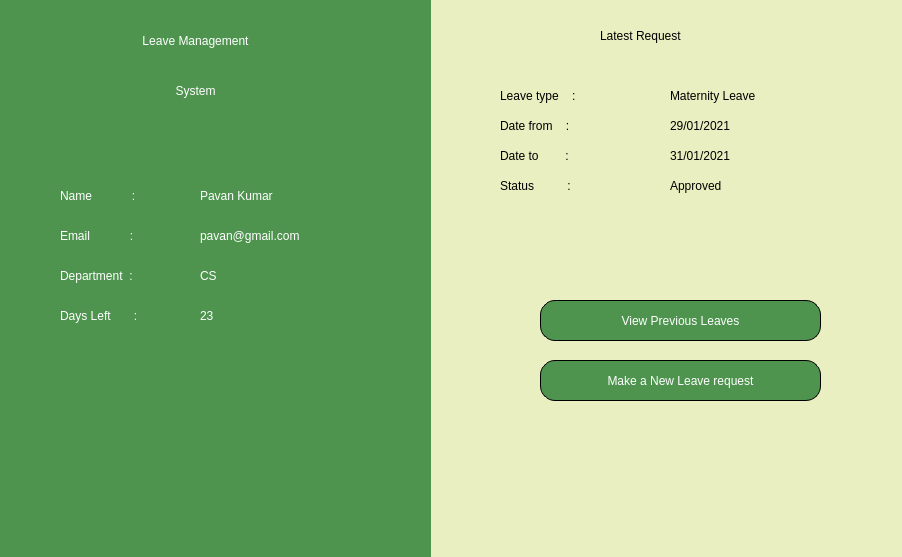
<?xml version="1.0" encoding="UTF-8"?>
<ui version="4.0">
 <class>Dashboard_fac_page</class>
 <widget class="QMainWindow" name="Dashboard_fac_page">
  <property name="geometry">
   <rect>
    <x>0</x>
    <y>0</y>
    <width>902</width>
    <height>557</height>
   </rect>
  </property>
  <property name="windowTitle">
   <string>MainWindow</string>
  </property>
  <property name="styleSheet">
   <string notr="true">background-color: rgb(233, 239, 192);</string>
  </property>
  <widget class="QWidget" name="centralwidget">
   <widget class="Line" name="line">
    <property name="geometry">
     <rect>
      <x>-480</x>
      <y>0</y>
      <width>911</width>
      <height>561</height>
     </rect>
    </property>
    <property name="styleSheet">
     <string notr="true">background-color: rgb(78, 148, 79);</string>
    </property>
    <property name="orientation">
     <enum>Qt::Vertical</enum>
    </property>
   </widget>
   <widget class="QLabel" name="label_7">
    <property name="geometry">
     <rect>
      <x>0</x>
      <y>10</y>
      <width>391</width>
      <height>61</height>
     </rect>
    </property>
    <property name="styleSheet">
     <string notr="true">background-color: rgb(78, 148, 79);
font:14pt &quot;Goudy Old Style&quot;;
font: 75 26pt &quot;Goudy Old Style&quot;;
color: rgb(255, 255, 255);</string>
    </property>
    <property name="text">
     <string>Leave Management</string>
    </property>
    <property name="alignment">
     <set>Qt::AlignCenter</set>
    </property>
   </widget>
   <widget class="QLabel" name="label_8">
    <property name="geometry">
     <rect>
      <x>-10</x>
      <y>60</y>
      <width>411</width>
      <height>61</height>
     </rect>
    </property>
    <property name="styleSheet">
     <string notr="true">background-color: rgb(78, 148, 79);
font:14pt &quot;Goudy Old Style&quot;;
font: 75 26pt &quot;Goudy Old Style&quot;;
color: rgb(255, 255, 255);</string>
    </property>
    <property name="text">
     <string>System</string>
    </property>
    <property name="alignment">
     <set>Qt::AlignCenter</set>
    </property>
   </widget>
   <widget class="QLabel" name="label_9">
    <property name="geometry">
     <rect>
      <x>60</x>
      <y>180</y>
      <width>111</width>
      <height>31</height>
     </rect>
    </property>
    <property name="styleSheet">
     <string notr="true">background-color: rgb(78, 148, 79);
font:bold 14pt &quot;Goudy Old Style&quot;;
color: rgb(255, 255, 255);</string>
    </property>
    <property name="text">
     <string>Name            :</string>
    </property>
    <property name="alignment">
     <set>Qt::AlignLeading|Qt::AlignLeft|Qt::AlignVCenter</set>
    </property>
   </widget>
   <widget class="QLabel" name="Name_lbl">
    <property name="geometry">
     <rect>
      <x>200</x>
      <y>180</y>
      <width>231</width>
      <height>31</height>
     </rect>
    </property>
    <property name="styleSheet">
     <string notr="true">background-color: rgb(78, 148, 79);
font:bold 14pt &quot;Goudy Old Style&quot;;
color: rgb(255, 255, 255);</string>
    </property>
    <property name="text">
     <string>Pavan Kumar</string>
    </property>
    <property name="alignment">
     <set>Qt::AlignLeading|Qt::AlignLeft|Qt::AlignVCenter</set>
    </property>
   </widget>
   <widget class="QLabel" name="label_11">
    <property name="geometry">
     <rect>
      <x>60</x>
      <y>220</y>
      <width>111</width>
      <height>31</height>
     </rect>
    </property>
    <property name="styleSheet">
     <string notr="true">background-color: rgb(78, 148, 79);
font:bold 14pt &quot;Goudy Old Style&quot;;
color: rgb(255, 255, 255);</string>
    </property>
    <property name="text">
     <string>Email            :</string>
    </property>
    <property name="alignment">
     <set>Qt::AlignLeading|Qt::AlignLeft|Qt::AlignVCenter</set>
    </property>
   </widget>
   <widget class="QLabel" name="mail_lbl">
    <property name="geometry">
     <rect>
      <x>200</x>
      <y>220</y>
      <width>231</width>
      <height>31</height>
     </rect>
    </property>
    <property name="styleSheet">
     <string notr="true">background-color: rgb(78, 148, 79);
font:bold 14pt &quot;Goudy Old Style&quot;;
color: rgb(255, 255, 255);</string>
    </property>
    <property name="text">
     <string>pavan@gmail.com</string>
    </property>
    <property name="alignment">
     <set>Qt::AlignLeading|Qt::AlignLeft|Qt::AlignVCenter</set>
    </property>
   </widget>
   <widget class="QLabel" name="label_13">
    <property name="geometry">
     <rect>
      <x>60</x>
      <y>260</y>
      <width>141</width>
      <height>31</height>
     </rect>
    </property>
    <property name="styleSheet">
     <string notr="true">background-color: rgb(78, 148, 79);
font:bold 14pt &quot;Goudy Old Style&quot;;
color: rgb(255, 255, 255);</string>
    </property>
    <property name="text">
     <string>Department  :</string>
    </property>
    <property name="alignment">
     <set>Qt::AlignLeading|Qt::AlignLeft|Qt::AlignVCenter</set>
    </property>
   </widget>
   <widget class="QLabel" name="dep_lbl">
    <property name="geometry">
     <rect>
      <x>200</x>
      <y>260</y>
      <width>71</width>
      <height>31</height>
     </rect>
    </property>
    <property name="styleSheet">
     <string notr="true">background-color: rgb(78, 148, 79);
font:bold 14pt &quot;Goudy Old Style&quot;;
color: rgb(255, 255, 255);</string>
    </property>
    <property name="text">
     <string>CS</string>
    </property>
    <property name="alignment">
     <set>Qt::AlignLeading|Qt::AlignLeft|Qt::AlignVCenter</set>
    </property>
   </widget>
   <widget class="QLabel" name="label_15">
    <property name="geometry">
     <rect>
      <x>60</x>
      <y>300</y>
      <width>111</width>
      <height>31</height>
     </rect>
    </property>
    <property name="styleSheet">
     <string notr="true">background-color: rgb(78, 148, 79);
font:bold 14pt &quot;Goudy Old Style&quot;;
color: rgb(255, 255, 255);</string>
    </property>
    <property name="text">
     <string>Days Left       :</string>
    </property>
    <property name="alignment">
     <set>Qt::AlignLeading|Qt::AlignLeft|Qt::AlignVCenter</set>
    </property>
   </widget>
   <widget class="QLabel" name="remaining_lbl">
    <property name="geometry">
     <rect>
      <x>200</x>
      <y>300</y>
      <width>71</width>
      <height>31</height>
     </rect>
    </property>
    <property name="styleSheet">
     <string notr="true">background-color: rgb(78, 148, 79);
font:bold 14pt &quot;Goudy Old Style&quot;;
color: rgb(255, 255, 255);</string>
    </property>
    <property name="text">
     <string>23</string>
    </property>
    <property name="alignment">
     <set>Qt::AlignLeading|Qt::AlignLeft|Qt::AlignVCenter</set>
    </property>
   </widget>
   <widget class="QLabel" name="label">
    <property name="geometry">
     <rect>
      <x>600</x>
      <y>20</y>
      <width>131</width>
      <height>31</height>
     </rect>
    </property>
    <property name="styleSheet">
     <string notr="true">font: italic 14pt &quot;Goudy Old Style&quot;;</string>
    </property>
    <property name="text">
     <string>Latest Request </string>
    </property>
    <property name="alignment">
     <set>Qt::AlignLeading|Qt::AlignLeft|Qt::AlignVCenter</set>
    </property>
   </widget>
   <widget class="QLabel" name="label_2">
    <property name="geometry">
     <rect>
      <x>500</x>
      <y>80</y>
      <width>111</width>
      <height>31</height>
     </rect>
    </property>
    <property name="styleSheet">
     <string notr="true">font: italic 14pt &quot;Goudy Old Style&quot;;</string>
    </property>
    <property name="text">
     <string>Leave type    :</string>
    </property>
    <property name="alignment">
     <set>Qt::AlignLeading|Qt::AlignLeft|Qt::AlignVCenter</set>
    </property>
   </widget>
   <widget class="QLabel" name="leave_type_lbl">
    <property name="geometry">
     <rect>
      <x>670</x>
      <y>80</y>
      <width>171</width>
      <height>31</height>
     </rect>
    </property>
    <property name="styleSheet">
     <string notr="true">font: italic 14pt &quot;Goudy Old Style&quot;;</string>
    </property>
    <property name="text">
     <string>Maternity Leave</string>
    </property>
    <property name="alignment">
     <set>Qt::AlignLeading|Qt::AlignLeft|Qt::AlignVCenter</set>
    </property>
   </widget>
   <widget class="QLabel" name="label_4">
    <property name="geometry">
     <rect>
      <x>500</x>
      <y>110</y>
      <width>111</width>
      <height>31</height>
     </rect>
    </property>
    <property name="styleSheet">
     <string notr="true">font: italic 14pt &quot;Goudy Old Style&quot;;</string>
    </property>
    <property name="text">
     <string>Date from    :</string>
    </property>
    <property name="alignment">
     <set>Qt::AlignLeading|Qt::AlignLeft|Qt::AlignVCenter</set>
    </property>
   </widget>
   <widget class="QLabel" name="from_bate_lbl">
    <property name="geometry">
     <rect>
      <x>670</x>
      <y>110</y>
      <width>131</width>
      <height>31</height>
     </rect>
    </property>
    <property name="styleSheet">
     <string notr="true">font: italic 14pt &quot;Goudy Old Style&quot;;</string>
    </property>
    <property name="text">
     <string>29/01/2021</string>
    </property>
    <property name="alignment">
     <set>Qt::AlignLeading|Qt::AlignLeft|Qt::AlignVCenter</set>
    </property>
   </widget>
   <widget class="QLabel" name="label_6">
    <property name="geometry">
     <rect>
      <x>500</x>
      <y>140</y>
      <width>111</width>
      <height>31</height>
     </rect>
    </property>
    <property name="styleSheet">
     <string notr="true">font: italic 14pt &quot;Goudy Old Style&quot;;</string>
    </property>
    <property name="text">
     <string>Date to        :</string>
    </property>
    <property name="alignment">
     <set>Qt::AlignLeading|Qt::AlignLeft|Qt::AlignVCenter</set>
    </property>
   </widget>
   <widget class="QLabel" name="to_date_lbl">
    <property name="geometry">
     <rect>
      <x>670</x>
      <y>140</y>
      <width>131</width>
      <height>31</height>
     </rect>
    </property>
    <property name="styleSheet">
     <string notr="true">font: italic 14pt &quot;Goudy Old Style&quot;;</string>
    </property>
    <property name="text">
     <string>31/01/2021</string>
    </property>
    <property name="alignment">
     <set>Qt::AlignLeading|Qt::AlignLeft|Qt::AlignVCenter</set>
    </property>
   </widget>
   <widget class="QLabel" name="label_10">
    <property name="geometry">
     <rect>
      <x>500</x>
      <y>170</y>
      <width>111</width>
      <height>31</height>
     </rect>
    </property>
    <property name="styleSheet">
     <string notr="true">font: italic 14pt &quot;Goudy Old Style&quot;;</string>
    </property>
    <property name="text">
     <string>Status          :</string>
    </property>
    <property name="alignment">
     <set>Qt::AlignLeading|Qt::AlignLeft|Qt::AlignVCenter</set>
    </property>
   </widget>
   <widget class="QLabel" name="Status_lbl">
    <property name="geometry">
     <rect>
      <x>670</x>
      <y>170</y>
      <width>131</width>
      <height>31</height>
     </rect>
    </property>
    <property name="styleSheet">
     <string notr="true">font: italic 14pt &quot;Goudy Old Style&quot;;</string>
    </property>
    <property name="text">
     <string>Approved</string>
    </property>
    <property name="alignment">
     <set>Qt::AlignLeading|Qt::AlignLeft|Qt::AlignVCenter</set>
    </property>
   </widget>
   <widget class="QPushButton" name="Previous_btn">
    <property name="geometry">
     <rect>
      <x>540</x>
      <y>300</y>
      <width>281</width>
      <height>41</height>
     </rect>
    </property>
    <property name="styleSheet">
     <string notr="true">QPushButton {
font: italic 14pt &quot;Goudy Old Style&quot;;
background-color: rgb(78, 148, 79);
color:rgb(255,255,255);
border: 1px solid;
border-radius: 15px;
border-style : inset;
}
QPushButton:hover {

background-color: rgb(233, 239, 192);
color: rgb(0,0,0);
}
</string>
    </property>
    <property name="text">
     <string>View Previous Leaves</string>
    </property>
   </widget>
   <widget class="QPushButton" name="Make_new_leave_btn">
    <property name="geometry">
     <rect>
      <x>540</x>
      <y>360</y>
      <width>281</width>
      <height>41</height>
     </rect>
    </property>
    <property name="styleSheet">
     <string notr="true">QPushButton {
font: italic 14pt &quot;Goudy Old Style&quot;;
background-color: rgb(78, 148, 79);
color:rgb(255,255,255);
border: 1px solid;
border-radius: 15px;
border-style : inset;
}
QPushButton:hover {

background-color: rgb(233, 239, 192);
color: rgb(0,0,0);
}
</string>
    </property>
    <property name="text">
     <string>Make a New Leave request</string>
    </property>
   </widget>
  </widget>
 </widget>
 <resources/>
 <connections/>
</ui>
